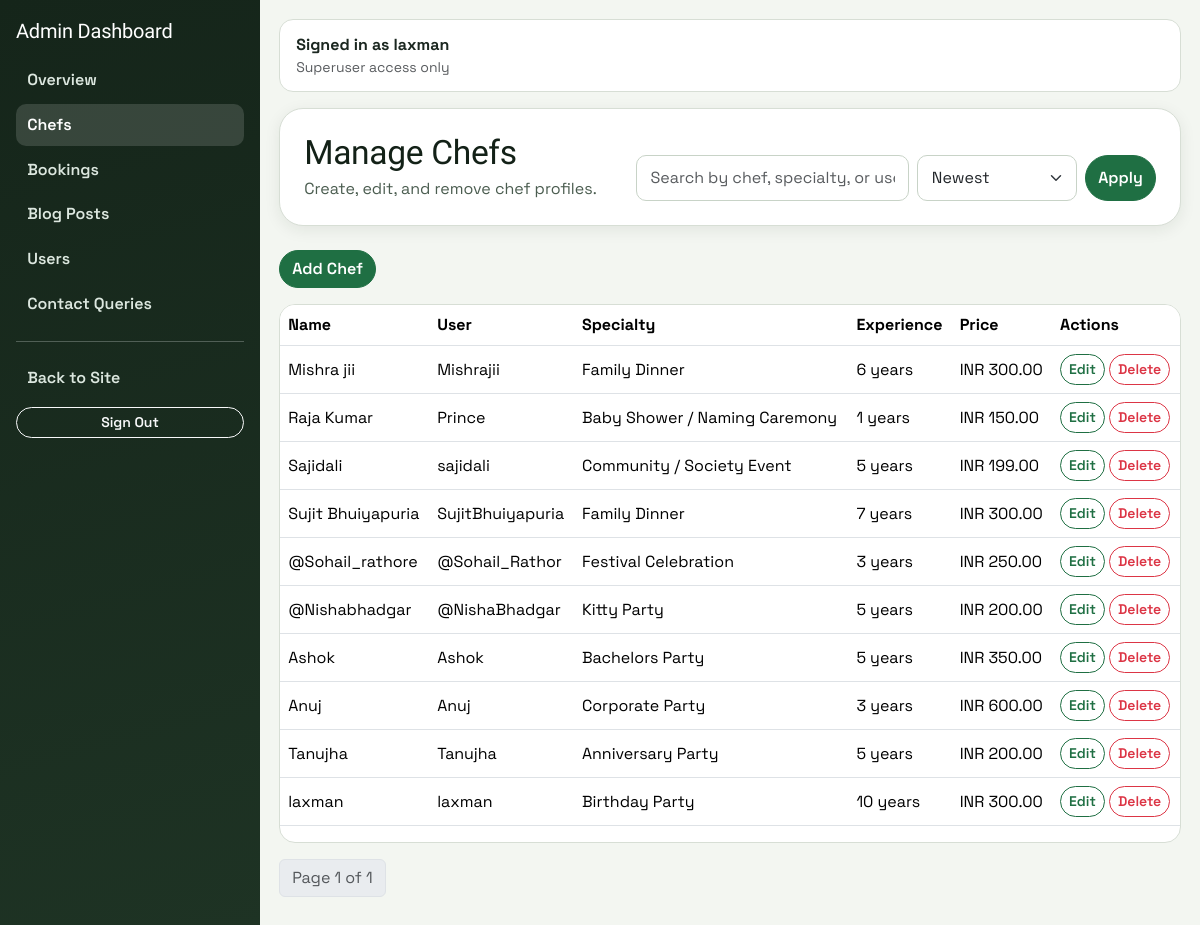
Screenshot of /myadmin/chefs/ (signed in) with the database file from the repository.
### booking/models.py (models this page shows, shortened)
class Chef(models.Model):
    user = models.OneToOneField(settings.AUTH_USER_MODEL, on_delete=models.CASCADE)
    name = models.CharField(max_length=100)
    specialty = models.CharField(max_length=200)
    experience = models.PositiveIntegerField()  # years
    team_members = models.PositiveIntegerField(
        validators=[MinValueValidator(2)],
        blank=True,
        null=True
    )
    price_per_person = models.DecimalField(max_digits=8, decimal_places=2)
    image = models.ImageField(upload_to='chef_dishes/', blank=True, null=True)

### custom_admin/views.py (the view)
# urls.py: path('chefs/', booking_views.chef_list, name='chef_list'),
@admin_required
def chef_list(request):
    q = request.GET.get("q", "").strip()
    sort = _safe_sort(request.GET.get("sort", "newest"), {"newest", "oldest", "name", "price"}, "newest")
    order_map = {
        "newest": "-id",
        "oldest": "id",
        "name": "name",
        "price": "-price_per_person",
    }
    chefs_qs = Chef.objects.select_related("user")
    if q:
        chefs_qs = chefs_qs.filter(
            Q(name__icontains=q)
            | Q(specialty__icontains=q)
            | Q(user__username__icontains=q)
        )
    paginator = Paginator(chefs_qs.order_by(order_map[sort]), 12)
    chefs = paginator.get_page(request.GET.get("page"))
    return render(
        request,
        "custom_admin/chef_list.html",
        {"chefs": chefs, "q": q, "sort": sort},
    )

### booking/context_processors.py (called while the page is built)
def chef_context(request):
    chef = None
    profile = None
    is_admin_user = False
    if request.user.is_authenticated:
        chef = Chef.objects.filter(user=request.user).first()
        profile = getattr(request.user, "profile", None)
        is_admin_user = request.user.is_superuser
    return {"chef": chef, "user_profile": profile, "is_admin_user": is_admin_user}

### custom_admin/views.py (called while the page is built)
def admin_required(view_func):
    @wraps(view_func)
    def wrapper(request, *args, **kwargs):
        if not request.user.is_authenticated:
            login_url = reverse("custom_admin:login")
            return redirect(f"{login_url}?next={request.path}")
        if not request.user.is_superuser:
            return HttpResponseForbidden("You do not have permission to access this module.")
        return view_func(request, *args, **kwargs)
    return wrapper

def _safe_sort(value, allowed, default):
    return value if value in allowed else default

### custom_admin/templates/custom_admin/chef_list.html (shortened to what this page needs)
{% extends "custom_admin/base.html" %}
{% block content %}
<section class="page-card p-4 mb-4 d-flex flex-wrap justify-content-between align-items-end gap-3">
  <div>
    <h2 class="section-title mb-1">Manage Chefs</h2>
    <p class="section-subtitle mb-0">Create, edit, and remove chef profiles.</p>
  </div>
  <form method="get" class="d-flex gap-2" style="max-width:520px; width:100%;">
    <input name="q" value="{{ q }}" class="form-control" placeholder="Search by chef, specialty, or username" />
    <select name="sort" class="form-select" style="max-width: 160px;">
      <option value="newest" {% if sort == 'newest' %}selected{% endif %}>Newest</option>
    </select>
    <button class="btn btn-primary">Apply</button>
  </form>
</section>
<div class="mb-3"><a href="{% url 'custom_admin:chef_add' %}" class="btn btn-primary">Add Chef</a></div>
<div class="data-table-wrap">
  <table class="table table-hover align-middle">
    <thead><tr><th>Name</th><th>User</th><th>Specialty</th><th>Experience</th><th>Price</th><th>Actions</th></tr></thead>
    <tbody>
      {% for chef in chefs %}
      <tr>
        <td>{{ chef.name }}</td>
        <td>{{ chef.user.username }}</td>
        <td>{{ chef.specialty }}</td>
        <td>{{ chef.experience }} years</td>
        <td>INR {{ chef.price_per_person }}</td>
        <td>
          <a href="{% url 'custom_admin:chef_edit' chef.pk %}" class="btn btn-sm btn-outline-primary">Edit</a>
          <button class="btn btn-sm btn-outline-danger" data-bs-toggle="modal" data-bs-target="#confirmDeleteModal" data-action="{% url 'custom_admin:chef_delete' chef.pk %}" data-name="{{ chef.name }}">Delete</button>
        </td>
      </tr>
      {% empty %}
      <tr><td colspan="6">No chefs found.</td></tr>
      {% endfor %}
    </tbody>
  </table>
</div>
{% include "custom_admin/partials/pagination.html" with page_obj=chefs q=q sort=sort %}
{% endblock %}

### custom_admin/templates/custom_admin/base.html (shortened to what this page needs)
{% load static %}
<!DOCTYPE html>
<html lang="en">
<head>
  <link href="https://cdn.jsdelivr.net/npm/bootstrap@5.3.3/dist/css/bootstrap.min.css" rel="stylesheet" />
  <link href="{% static 'css/site.css' %}" rel="stylesheet" />
</head>
<body>
  <div class="admin-shell">
    <aside class="admin-sidebar">
      <h1 class="h5 text-white mb-3">Admin Dashboard</h1>
      <a href="{% url 'custom_admin:dashboard' %}" class="{% if request.resolver_match.url_name == 'dashboard' %}active{% endif %}">Overview</a>
      <a href="{% url 'custom_admin:chef_list' %}" class="{% if request.resolver_match.url_name == 'chef_list' or request.resolver_match.url_name == 'chef_add' or request.resolver_match.url_name == 'chef_edit' %}active{% endif %}">Chefs</a>
      <a href="{% url 'custom_admin:booking_list' %}" class="{% if request.resolver_match.url_name == 'booking_list' or request.resolver_match.url_name == 'booking_view' %}active{% endif %}">Bookings</a>
      <a href="{% url 'custom_admin:blog_list' %}" class="">Blog Posts</a>
      <a href="{% url 'custom_admin:user_list' %}" class="">Users</a>
      <a href="{% url 'custom_admin:contact_query_list' %}" class="{% if request.resolver_match.url_name == 'contact_query_list' or request.resolver_match.url_name == 'contact_query_view' %}active{% endif %}">Contact Queries</a>
      <hr class="border-light" />
      <a href="{% url 'home' %}">Back to Site</a>
      <form action="{% url 'custom_admin:logout' %}" method="post" class="mt-2">
        <button type="submit" class="btn btn-outline-light btn-sm w-100">Sign Out</button>
      </form>
    </aside>
    <main class="admin-main">
      <div class="admin-topbar d-flex justify-content-between align-items-center">
        <div>
          <strong>Signed in as {{ request.user.username }}</strong>
          <div class="text-muted small">Superuser access only</div>
        </div>
      </div>
      {% block content %}{% endblock %}
    </main>
  </div>
</body>
</html>

### static/css/site.css (style rules this page uses)
:root { --bg: #f5f7f3; --surface: #ffffff; --surface-muted: #eef2ea; --text: #1b2720; --text-muted: #4b5d50; --primary: #1f6f43; --primary-strong: #165233; --accent: #b87a2a; --border: #d7ded5; --danger: #a53838; --radius-sm: 10px; --radius-md: 16px; --radius-lg: 24px; --shadow-sm: 0 4px 16px rgba(22, 38, 28, 0.08); --shadow-md: 0 12px 36px rgba(22, 38, 28, 0.13); }
* { box-sizing: border-box; }
html, body { margin: 0; padding: 0; }
body { font-family: "Space Grotesk", "Segoe UI", sans-serif; color: var(--text); background: radial-gradient(circle at 10% 10%, #dfeadb 0%, rgba(223, 234, 219, 0) 40%), linear-gradient(180deg, #f9fbf8 0%, #eef3ec 100%); min-height: 100vh; }
h1, h2, h3, h4, h5, h6 { font-family: "Sora", "Segoe UI", sans-serif; letter-spacing: -0.01em; margin-top: 0; color: #132117; }
a { color: var(--primary); }
.page-card { background: var(--surface); border: 1px solid var(--border); border-radius: var(--radius-lg); box-shadow: var(--shadow-sm); }
.section-title { font-size: clamp(1.45rem, 3vw, 2.1rem); margin-bottom: 0.5rem; }
.section-subtitle { color: var(--text-muted); margin-bottom: 1.5rem; }
.form-control, .form-select { border-radius: var(--radius-sm); border-color: #c8d3c7; padding: 0.62rem 0.85rem; }
.btn { border-radius: 999px; font-weight: 600; }
.btn-primary { border-color: var(--primary); background: var(--primary); }
.btn-outline-primary { color: var(--primary); border-color: var(--primary); }
.data-table-wrap { overflow: auto; border: 1px solid var(--border); border-radius: var(--radius-md); background: var(--surface); }
table { margin: 0; }
thead th { background: #edf3ec; color: #1d2f24; border-bottom-width: 1px; }

### custom_admin/templates/custom_admin/base.html (style rules this page uses)
.admin-shell { min-height: 100vh; display: grid; grid-template-columns: 260px 1fr; }
.admin-sidebar { background: linear-gradient(165deg, #15251a, #1e3324); color: #dce7df; padding: 1.2rem 1rem; }
.admin-sidebar a { color: #dce7df; text-decoration: none; display: block; padding: .55rem .7rem; border-radius: 10px; margin-bottom: .2rem; font-weight: 600; }
.admin-sidebar a:hover, .admin-sidebar a.active { background: rgba(255,255,255,.14); color: #fff; }
.admin-main { padding: 1.2rem; background: #f3f6f1; }
.admin-topbar { background: #fff; border: 1px solid #d7ded5; border-radius: 14px; padding: .8rem 1rem; margin-bottom: 1rem; }

### rows the page displays
Chef: name "Mishra jii", user.username "Mishrajii", specialty "Family Dinner", experience "6", price_per_person "300.00"
Chef: name "Raja Kumar", user.username "Prince", specialty "Baby Shower / Naming Caremony", experience "1", price_per_person "150.00"
Chef: name "Sajidali", user.username "sajidali", specialty "Community / Society Event", experience "5", price_per_person "199.00"
Chef: name "Sujit Bhuiyapuria", user.username "SujitBhuiyapuria", specialty "Family Dinner", experience "7", price_per_person "300.00"
Chef: name "@Sohail_rathore", user.username "@Sohail_Rathor", specialty "Festival Celebration", experience "3", price_per_person "250.00"
Chef: name "@Nishabhadgar", user.username "@NishaBhadgar", specialty "Kitty Party", experience "5", price_per_person "200.00"
Chef: name "Ashok", user.username "Ashok", specialty "Bachelors Party", experience "5", price_per_person "350.00"
Chef: name "Anuj", user.username "Anuj", specialty "Corporate Party", experience "3", price_per_person "600.00"
Chef: name "Tanujha", user.username "Tanujha", specialty "Anniversary Party", experience "5", price_per_person "200.00"
Chef: name "laxman", user.username "laxman", specialty "Birthday Party", experience "10", price_per_person "300.00"

### other values shown
{{ request.user.username }} "laxman"
{{ page_obj.number }} "1"
{{ page_obj.paginator.num_pages }} "1"
